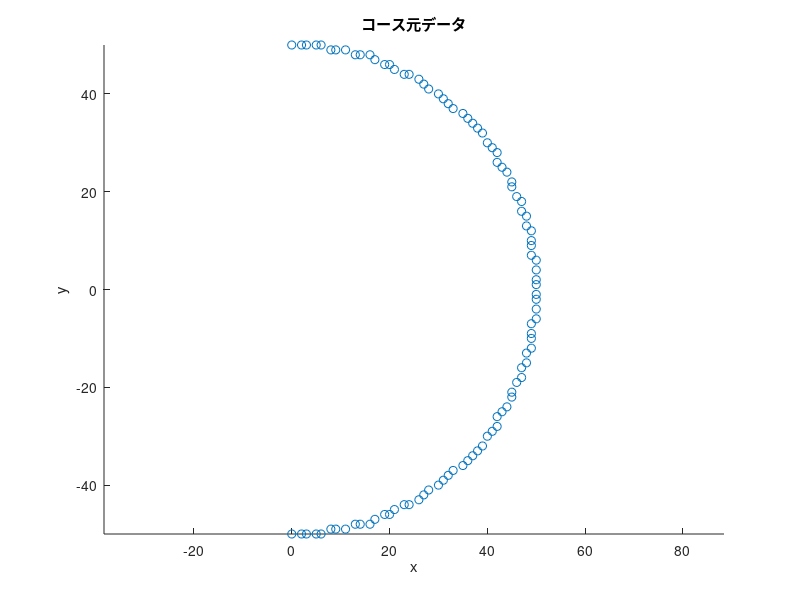

The MATLAB script that drew this image: (Note: this script raises an error after producing the figure.)
% 前処理 master
clc
clf
clear

% --------------コースデータ用意-----------------%
% course_x = round(linspace(-1, 10, 10));
% course_y = [0, 1, 2, 3, 4, 4, 4, 3, 2, 1];

% course_x = round(1 : 1 : 100); %cm
% course_y = round(-sin(course_x/10) * 50); %cm

% course_x = [0, 1, 2, 3, 4, 5];
% course_y = [0, 0, 1, 1, 2, 2];

num = linspace(0, 1 * pi, 100);
course_x = round(sin(num) * 50); %cm
course_y = round(cos(num) * 50); %cm

% num = linspace(0, 0.3 * pi, 100);
% course_x = round(sin(1 * num) * 10); %cm
% course_y = round(sin(4 * num) * 8); %cm

figure(1)
scatter(course_x, course_y)
title('コース元データ')
xlabel('x')
ylabel('y')
axis equal

% ------------------正の整数にするためにマージンをとる---------------- %
min_x = min(course_x);
min_y = min(course_y);
if min_x < 0
    mergin_x = linspace(abs(min_x), abs(min_x), length(course_x));
    course_x = course_x + mergin_x;
end
if min_y < 0
    mergin_y = linspace(abs(min_y), abs(min_y), length(course_y));
    course_y = course_y + mergin_y;
end

course = [course_x; course_y];



% -------------------マップ作成--------------------%
expantion = round(3); %cm 膨張させる大きさ
map = Map(course, expantion); %バイナリマップ

figure(3)
heatmap(map.binary_grid)
title('バイナリマップ')
xlabel('x')
ylabel('y')


% 計算
% % -----------A star開始------------ %
x = map.start_x;
y = map.start_y;
pre_x = x;
pre_y = y;

g_cost = 0;
% cost_table = [-1, -1, -1;
%               1, 0, 1;
%               1, 1, 1];
cost_table = [0, 0, 0;
              0, 0, 0;
              0, 0, 0];
          
map.openAroundNodeDP(x, y, cost_table); % 周りのノードをオープン

count = 0;
% for i = 1 : 1 
while x ~= map.goal_x || y ~= map.goal_y

    [x, y] = map.searchRefNode(); % スコアが最も小さいノードのx, yを得る
%     cost_table = map.getCostTable(x, y, pre_x, pre_y); % コストテーブルを更新
    map.openAroundNodeDP(x, y, cost_table);
    
    pre_x = x;
    pre_y = y;
    
    count = count + 1;
    
end

disp(count)
% % -----------プロット------------ %
map.shorter_path_grid(y, x) = 2;
store_x = [];
store_y = [];
while x ~= map.start_x || y ~= map.start_y

    temp_xy = map.grid(y, x).parent;
    x = temp_xy(1);
    y = temp_xy(2);
    
    store_x = [store_x, x];
    store_y = [store_y, y];
    
    map.shorter_path_grid(y, x) = 2;
end

figure(4)
heatmap(map.shorter_path_grid)

figure(5)
hold on
scatter(course(1, :), course(2, :))
title('マージンしたコースデータ')
xlabel('x')
ylabel('y')
axis equal

scatter(store_x, store_y)
title('ショートカット')
xlabel('x')
ylabel('y')
axis equal
hold off
